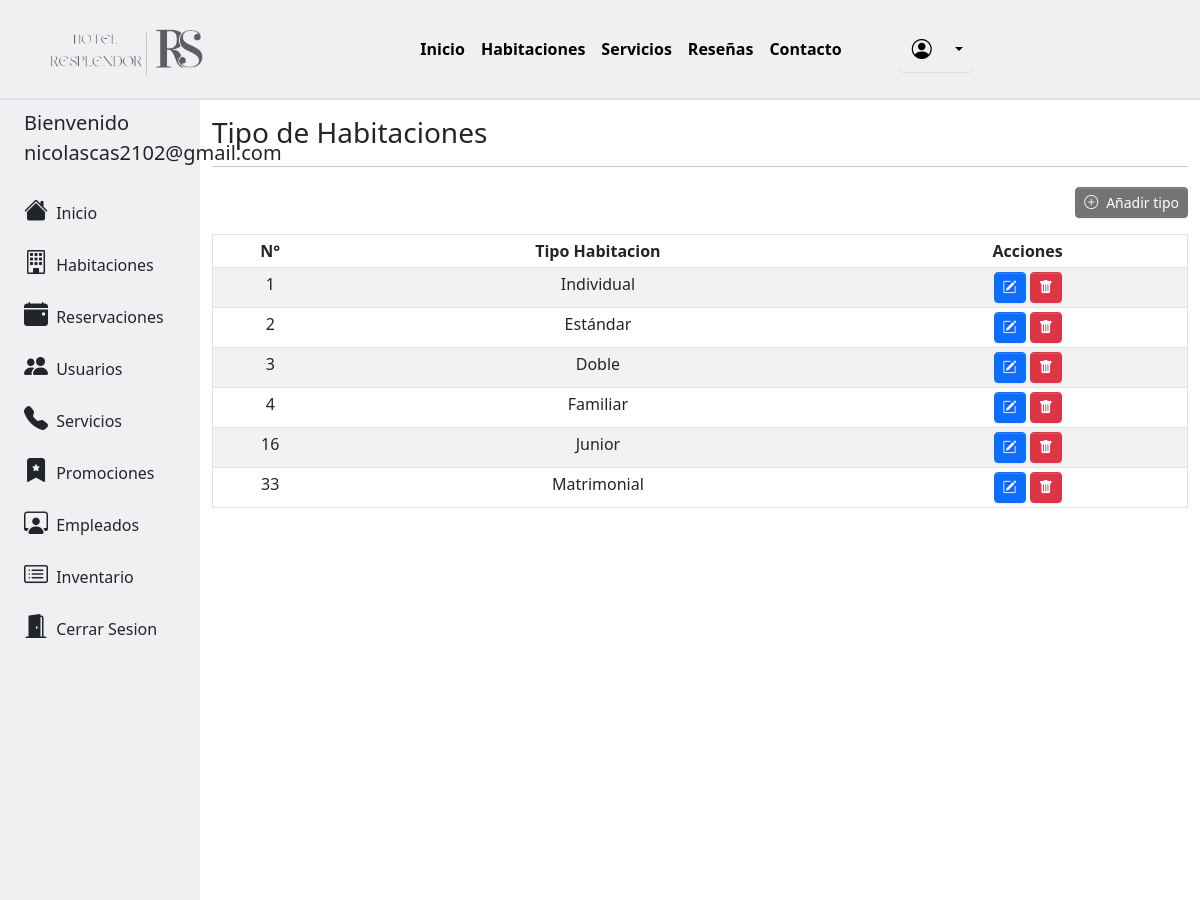
Page /adminHabitaciones/listar_tipo.php (signed in) on the committed database.
### tables this page shows
CREATE TABLE `tipo_habitacion` (
  `id_tipo_habitacion` int(11) NOT NULL,
  `tipo_habitacion` varchar(25) NOT NULL
);

### adminHabitaciones/listar_tipo.php (the view, shortened to what this page needs)
<!DOCTYPE html>
<html>
    <head>
        <link rel="stylesheet" href="../css/custom.css">
        <link rel="stylesheet" href="../libs/bootstrap-icons/bootstrap-icons.css">
        <link href="https://cdn.datatables.net/v/bs5/dt-1.13.4/datatables.min.css" rel="stylesheet"/>
        <link href="https://cdn.jsdelivr.net/npm/bootstrap@5.3.0-alpha3/dist/css/bootstrap.min.css" rel="stylesheet">
    </head>
    <body>
        <?php
            include '../modules/menu.php';
        ?>
        <div class="container-fluid">
            <div class="row flex-nowrap">
                <?php
                    include '../modules/sidebar_admin.php';
                ?>
                <div class="col-xl-10 col-sm-8 col-md-9 py-3">
                    <h3 class="text-start">Tipo de Habitaciones</h3>
                    <hr>
                    <div class="row mb-3">
                        <div class="col-lg-12 col-sm-12 text-end">
                            <a class='btn btn-info btn-sm mt-1' href='http://localhost/hotel/adminHabitaciones/registrar_tipo.php' type='submit' id='btnActualizar' value='".$fila["id_habitacion"]."'><i class='bi bi-plus-circle me-2'></i>Añadir tipo </a>
                        </div>
                    </div>
                    <?php
                        $conexion = new Conexion();
                        $con = $conexion->conectarDB();
                        $sql = "SELECT * FROM tipo_habitacion ORDER BY id_tipo_habitacion";
                        $resultset = $con->query($sql);
                    ?>
                    <table class="table table-hover table-striped text-center table-sm border" id="tabla" >
                        <thead>
                            <tr>
                                <th>N°</th>
                                <th>Tipo Habitacion</th>
                                <th>Acciones</th>
                            </tr>
                        </thead>
                        <tbody>
                        <?php
                            if($resultset->num_rows>0){
                                while($fila = $resultset->fetch_assoc()){
                                    echo "<tr id='tabla' class='articulo' ><td>".$fila["id_tipo_habitacion"]."</td><td>".$fila["tipo_habitacion"]."</td>
                                    <td><a class='btn btn-primary btn-sm' href='http://localhost/hotel/adminHabitaciones/actualizar_tipo.php?id=".$fila['id_tipo_habitacion']."' type='submit' id='btnActualizar' value='".$fila["id_tipo_habitacion"]."'><i class='bi bi-pencil-square'></i></a>
                                    <button class='btn btn-danger btn-sm' type='submit' id='btnEliminar' onclick='confirmar(this.value)' value='".$fila["id_tipo_habitacion"]."'><i class='bi bi-trash-fill'></i></button></td></tr>";
                                }
                            }
                        ?>
                        </tbody>
                    </table>
                </div>
            </div>
        </div>
    </body>
</html>

### rows in the picture
tipo_habitacion: id_tipo_habitacion "1", tipo_habitacion "Individual"
tipo_habitacion: id_tipo_habitacion "2", tipo_habitacion "Estándar"
tipo_habitacion: id_tipo_habitacion "3", tipo_habitacion "Doble"
tipo_habitacion: id_tipo_habitacion "4", tipo_habitacion "Familiar"
tipo_habitacion: id_tipo_habitacion "16", tipo_habitacion "Junior"
tipo_habitacion: id_tipo_habitacion "33", tipo_habitacion "Matrimonial"

### other values in the picture
$_SESSION["Admin"] "nicolascas2102@gmail.com"
